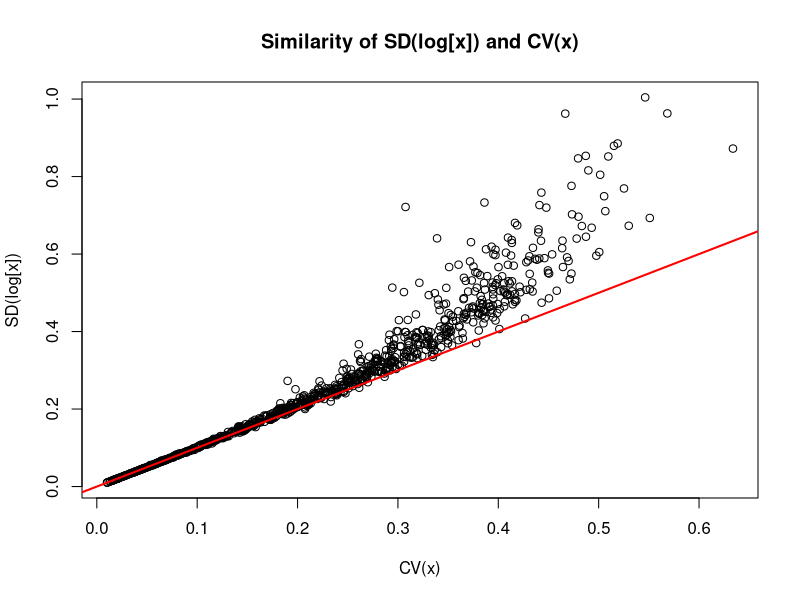

Reproduce this figure in R.
# Function for coefficient of variation
cv <- function(x) sd(x) / mean(x)

# Simulate data and compare CV vs SD of log(x)
set.seed(1)
n_iter <- 1000
results <- matrix(NA, ncol = 2, nrow = n_iter)
colnames(results) <- c("CV", "SD_log")

for (i in seq_len(n_iter)) {
  sd_i <- runif(1, 0.1, 5)
  x <- rnorm(50, mean = 10, sd = sd_i)
  results[i, "CV"] <- cv(x)
  results[i, "SD_log"] <- sd(log(x))
}

# Correlation between CV and SD(log)
cor(results[, "CV"], results[, "SD_log"])

# Plot relationship
plot(results[, "CV"], results[, "SD_log"],
     xlab = "CV(x)",
     ylab = "SD(log[x])",
     main = "Similarity of SD(log[x]) and CV(x)")
abline(0, 1, col = "red", lwd = 2)
